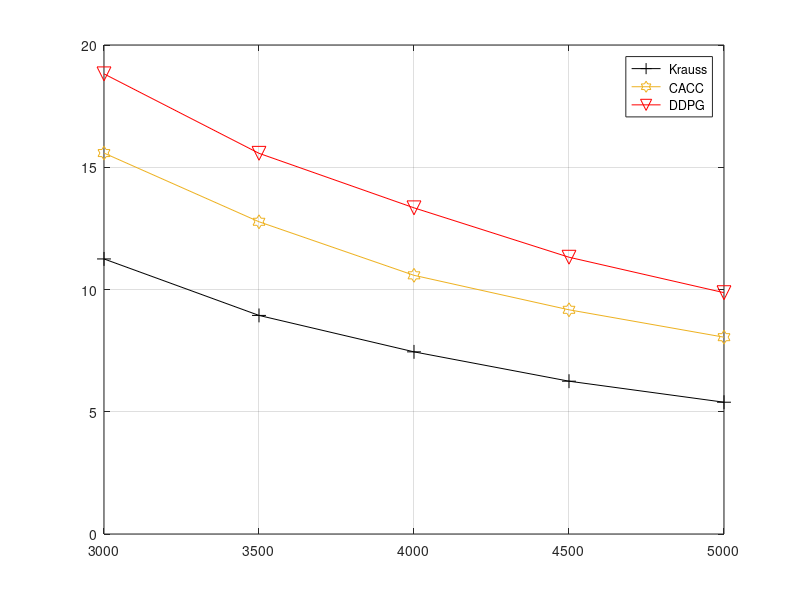

The MATLAB source for this figure: (Note: this script raises an error after producing the figure.)
A = 3000:500:5000;
N_A = length(A);
x=1:N_A;


Krauss = [11.25 8.94 7.45 6.25 5.39 ];
CACC = [15.58 12.77 10.58 9.17 8.05];
DDPG = [18.82 15.57 13.34 11.32 9.87];

figure('name','Average speed against vehicle density'),
plot(A(x),Krauss(x),'-+k','MarkerSize',10);
hold on,
plot(A(x),CACC(x),'-h','MarkerSize',10,'Color',[0.9290 0.6940 0.1250]);
hold on,
plot(A(x),DDPG(x),'-vr','MarkerSize',10);

legend(' Krauss', ' CACC', ' DDPG');
grid on,
figure_FontSize=12;

set(get(gca,'XLabel'),'FontSize',figure_FontSize,'Vertical','top');

set(findobj('FontSize',12),'FontSize',figure_FontSize);
set(findobj(get(gca,'Children'),'LineWidth',0.5),'LineWidth',2.5);
set(gca,'XTick',[3000 3500 4000 4500 5000]);
set(gca, 'XLim',[2800, 5200]);
set(gca,'YTick',[3 4 5 6 7 8 9 10 11 12 13 14 15 16 17 18 19 20]);
set(gca, 'YLim',[3, 20]);
xlabel('Traffic Flow (veh/h)');
ylabel('Average Speed (m/s)');